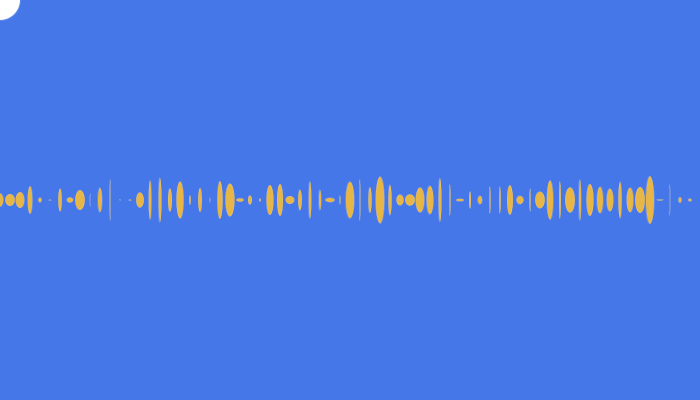
Frame 1 (no input)
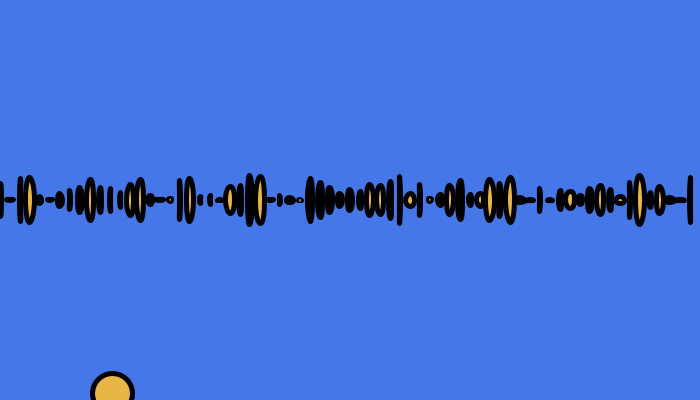
Frame 60 (the mouse pressed at the canvas centre just before this capture)
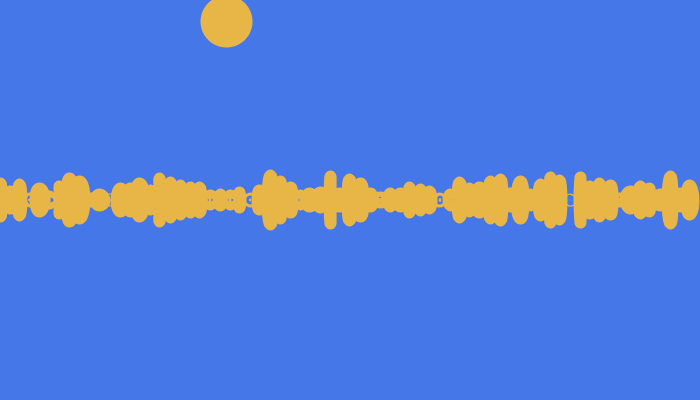
Frame 120 (the mouse held since frame 60 and released just before this capture)

The Processing sketch that drew these frames (run headless with seeded random() and noise(); from frame 60 on, the mouse is pressed at the canvas centre):

// Processing sketch: S04T01_Vicente
// ── S04T01_Vicente.pde
//UDD-Expresión Digital II
//s04t01Vicente
//Mover un elemento que rebote en los bordes del canvas


  int color_b; 
  int color_n;
  int color_a;
  int color_y; //variables colores

  float circulo_x;
  float circulo_y;
  float movimiento_x;
  float movimiento_y;


void setup() {
  
  size(700, 400); //tamaño canvas
  stroke(255); 
  strokeWeight(0); //color pelota inicial
  
  color_n = color(0); //negro
  color_b = color(255); //blanco
  color_a = color(69, 119, 232); //azul
  color_y = color(232, 182, 71); //amarillo
  circulo_x = 0; //posicion inicial 
  circulo_y = 0; //posicion inicial
  movimiento_x = 1.9; //cuanto se mueve el elemento
  movimiento_y = 7; //cuanto se mueve el elemento
  frameRate(20);
}

void draw() {
  background(color_a); //color de fondo azul
  ellipse(circulo_x, circulo_y, 40, 40);
  for(int i = 0; i < width; i +=10){
        fill(color_y);
         ellipse( i, height/2, random(10), random(50));
       }
 
  circulo_x = circulo_x + movimiento_x; //movimiento horizontal del elemento (1.9px/frame)
  circulo_y = circulo_y + movimiento_y; //movimiento vertical del elemento (7px/frame)

  if (circulo_x > width) { //si el movimiento horizontal es mayor al ancho del canvas
    circulo_x = width;     // realiza el movimiento en sentido contrario
    movimiento_x = - movimiento_x;
    println("muy a la derecha"); //se despliega info en la pantalla de que el elemento se encuentra muy a la derecha del canvas
    fill(color_b);
    strokeWeight(19);
    stroke(color_y);
    
  }
  if (circulo_y > height) { //si el movimiento vertical es mayor al ancho del canvas
    circulo_y = height;     // realiza el movimiento en sentido contrario
    movimiento_y = -movimiento_y;
    println("muy abajo"); //se despliega info en la pantalla de que el elemento se encuentra muy abajo del canvas
    fill(color_y);
    strokeWeight(5);
    stroke(color_n);
    
  }
  if (circulo_x < 0) { //si el movimiento vertical es  menor a 0 horizontalmente
    circulo_x = 0;     // realiza el movimiento en sentido contrario
    movimiento_x = -movimiento_x;
    println("muy a la izquierda"); //se despliega info en la pantalla de que el elemento se encuentra muy a la izquierda del canvas
    fill(color_y);
    strokeWeight(8);
    stroke(color_n);
    
  }
  if (circulo_y < 0) {
     //si el movimiento vertical es  menor a 0 veticalmente
    circulo_y = 0;      // realiza el movimiento en sentido contrario
    movimiento_y = - movimiento_y;
    println("muy arriba");  //se despliega info en la pantalla de que el elemento se encuentra muy arriba del canvas
    fill(color_b);
    strokeWeight(12);
    stroke(color_y);
    
  }
}
